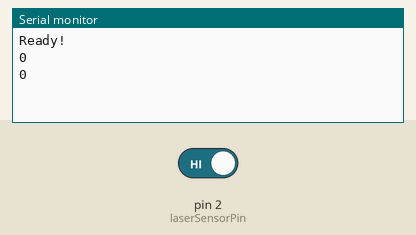
Recording of a sketch running on a simulated Arduino Uno, built with avr-gcc and run on an emulated ATmega328P. On the bench: the last lines printed to the serial monitor. The inputs (shaded band) are chosen by the test bench; at power-on: pin 2 (laserSensorPin) HIGH.

Above: at 1.2 s.
1.3 s: pin 2 (laserSensorPin) driven LOW
At 1.7 s:
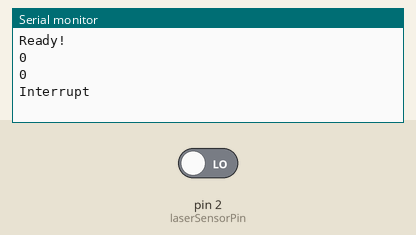
At 2.8 s:
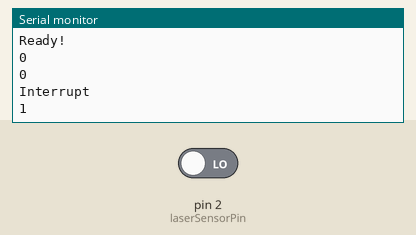

Measured:
- after the input at 1.3 s, the serial monitor: prints a new line at once (image 1)

The sketch:

interupt_test.ino
```cpp
/* Bryce Campbell
 * Monty Choy
 *
 * 11/3/18
 *
 * Last Updated - 11/5/18
 *
 * Code for laser sensor interrupt.
 */

#include <SoftwareSerial.h>

#define LASER_DELAY 1000 // wait this amount of time after each interupt
#define LASER_TICK_DISTANCE 100 // distance between reflective tape in feet

int laserSensorPin = 2; // pin for laser sensor interrupt

volatile double laserTime = millis(); // timer to prevent the interrupt from being called mulltiple times per strip.

volatile int totalTicks = 0; // the number of ticks the pod has traveled

int number = 0;

/*
 * Main loop
 */
void loop() {
  Serial.println(totalTicks); // print the total ticks for debug

  delay(1000);
}

void setup() {
  Serial.begin(9600); // start serial for output

  // initialize laser interupt
  laser_setup();

  Serial.println("Ready!");
}

/*
 * Interrupt service routine for the laser sensor
 *
 *  Waits for laserDelay amount of milliseconds and then increments the ticksSinceLastCheck when the laser sees
 *  a reflective strip.
 */
void laser_isr() {
  if(laserTime + LASER_DELAY < millis()) // pause for laserDelay number of millis after interrupt is triggered
  {
    Serial.println("Interrupt");
    totalTicks++; // increment number of ticks since the last check
    laserTime = millis();
  }
}

/*
 * Sets up the interrupt for the laser sensor
 */
void laser_setup()
{
  pinMode(laserSensorPin, INPUT_PULLUP);
  // TODO: determine if this should be FALLING or LOW
  attachInterrupt(digitalPinToInterrupt(laserSensorPin), laser_isr, FALLING); // trigger interrupt when signal from laser falls to 0
}

/*
 * returns the position of the pod down the track in feet based on the number of reflective strips it has passed
 */
int get_laser_position()
{
  return totalTicks * LASER_TICK_DISTANCE;
}

/*
 * Temporary function repplace code and this comment when implemented
 */
int get_hall_position()
{
  return totalTicks * LASER_TICK_DISTANCE;
}

/*
 * returns thee percentage error of the laser sensors compared to the hall sensors as a deciamal
 * for example if the laser sensor is ahead of the hall sensor by one band this function will return 1
 */
double get_position_error()
{
  int laser = get_laser_position();
  int hall = get_hall_position();
  return (laser - hall)/LASER_TICK_DISTANCE;
}
```
